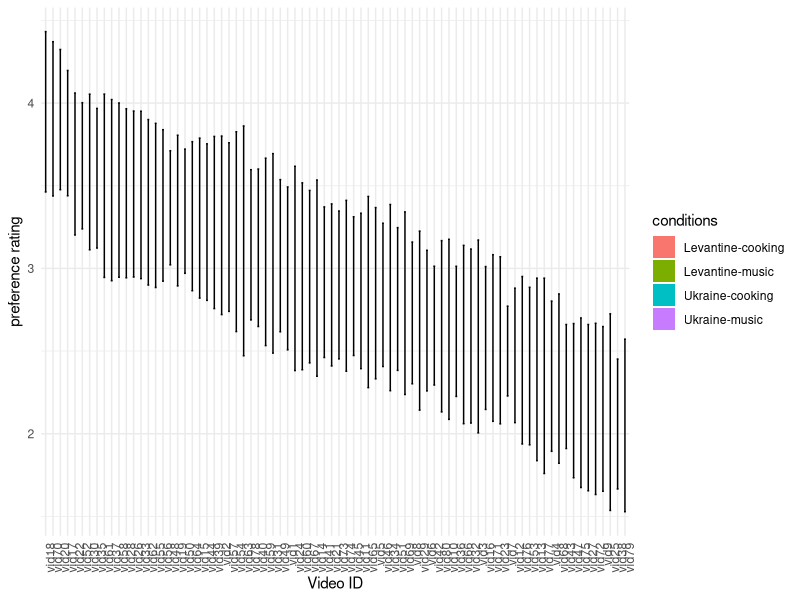
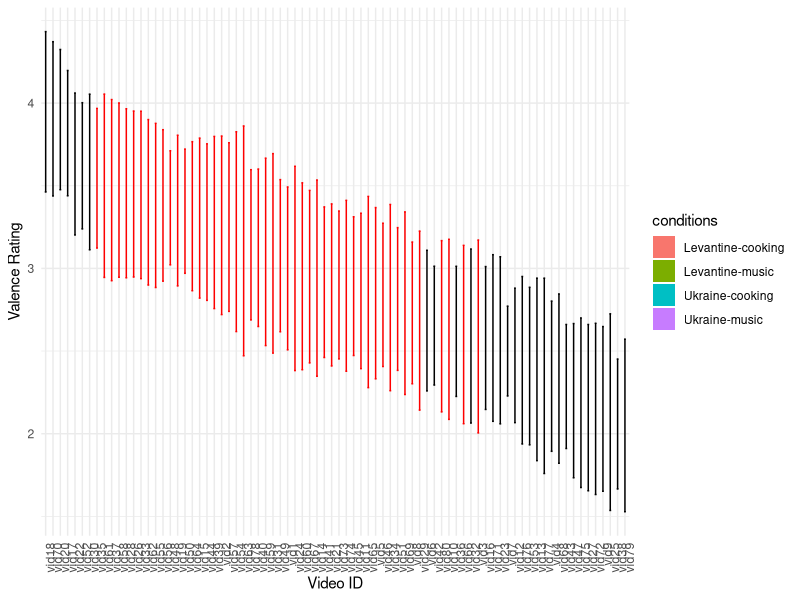
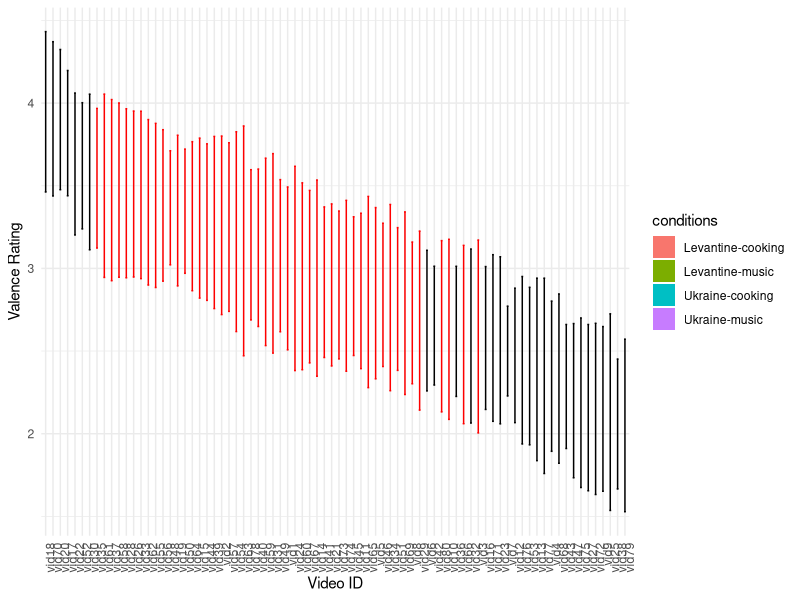

The R source for these figures, in order:
library(tidyverse)


################################################################################
# local functions
################################################################################
# function to check if two confidence intervals overlap
doOverlap <- function(ci1, ci2) {
  return(ci1[2] >= ci2[1] & ci1[1] <= ci2[2])
}
# funciton to find overlapping videos based on means and 95% CI
check_overlapping_videos = function(subset){
  selected_videos <- numeric(0)
  
  for (i in 1:nrow(subset)) {
    current_ci <- c(subset$lower_ci[i], subset$upper_ci[i])
    
    # Check if the current video overlaps with all other videos
    all_overlap <- all(sapply(1:nrow(subset), function(j) {
      if (i != j) {
        other_ci <- c(subset$lower_ci[j], subset$upper_ci[j])
        return(doOverlap(current_ci, other_ci))
      }
      return(TRUE)  # Ignore self-comparison
    }))
    
    # If the current video overlaps with all others, add it to the selected videos
    if (all_overlap) {
      selected_videos <- c(selected_videos, subset$vid[i])
    }
  }
  return(selected_videos)
}


################################################################################
# data
################################################################################
video_ratings <- read_csv("data/video-ratings/video-ratings.csv")
video_ids <- read_csv("data/video-ratings/video_ids.csv")
vector_video_ids = as_vector(video_ids$video_label)

video_ratings_select = video_ratings %>% 
  select(pid, contains(vector_video_ids)) 

# remove wierd numbers
colnames(video_ratings_select) <- str_remove(colnames(video_ratings_select), "\\.{3}\\d+$")


video_ratings_select_long = video_ratings_select %>% 
  pivot_longer(cols = U_cooking_f_s_IV_preference:L_music_s_m_s_III_80_familiarity, 
               names_to = "videos", values_to = "ratings")  %>% 
  drop_na(ratings) %>% 
  left_join(video_ids, by = c("videos" = "video_label")) %>% 
  rename(old_label = videos) %>% 
  relocate(new_label, .before = ratings) %>% 
  mutate(vid = paste0("vid", video_id)) %>% 
  group_by(pid) %>% 
  mutate(z_rating = scale(ratings)) %>% 
  mutate(conditions = paste0(nationality,"-",condition))


table(video_ratings_select_long$rating)


# select rating scale
rating_scale = "preference" # preference or valence

video_ratings_sum = video_ratings_select_long %>% 
  filter(rating == rating_scale) %>% 
  group_by(vid, nationality, condition, composition, conditions, new_label) %>% 
  summarise(
    n = n(),
    mean = mean(ratings),
    sd = sd(ratings),
    lower_ci = mean - qnorm(0.975) * (sd / sqrt(n)),
    upper_ci = mean + qnorm(0.975) * (sd / sqrt(n))
  ) %>% 
  arrange(desc(mean))

length(table(video_ratings_sum$vid)) # 80

video_ratings_sum %>% 
  ggplot(aes(x = reorder(vid, -mean), y = mean, fill = conditions)) +
  stat_summary(fun.data = mean_cl_normal, geom = "bar", position = position_dodge(width = 0.8)) +
  geom_errorbar(aes(ymin = lower_ci, ymax = upper_ci), width = 0.25, position = position_dodge(width = 0.8)) +
  labs(
       x = "Video ID",
       y = paste(rating_scale, "rating")) +
  theme_minimal() +
  theme(axis.text.x = element_text(angle = 90, hjust = 1))

as_vector(video_ratings_sum$vid)

################################################################################
# Analysis: finding similar videos to select for the experiment
################################################################################
# Based on the plot, try to find videos in each condition that are the same
manually_selected_videos = c(
  "vid35", "vid61","vid37","vid58","vid28",
  "vid26","vid33","vid62","vid55","vid56",
  "vid19","vid50","vid64","vid15",
  "vid44","vid39","vid2","vid57","vid54",
  "vid63","vid78","vid40","vid59","vid31",
  "vid49","vid1","vid24","vid60","vid67",
  "vid14","vid41","vid21","vid73","vid74",
  "vid45","vid11","vid65","vid5","vid46",
  "vid34","vid51","vid69","vid8","vid29",
  "vid80","vid10", "vid48", 
  "vid66","vid3")
length(manually_selected_videos)

video_selection = video_ratings_sum %>% 
  filter(vid %in% manually_selected_videos)

out = check_overlapping_videos(video_selection)
length(out)
out

video_ratings_sum$selected <- video_ratings_sum$vid %in% out
video_ratings_sum %>% write.csv("video_preference_ids_selected.csv")

video_ratings_sum %>%
  ggplot(aes(x = reorder(vid, -mean), y = mean, fill = conditions, color = factor(selected))) +
  stat_summary(fun.data = mean_cl_normal, geom = "bar", position = position_dodge(width = 0.8)) +
  geom_errorbar(aes(ymin = lower_ci, ymax = upper_ci), width = 0.25, position = position_dodge(width = 0.8)) +
  scale_color_manual(values = c("FALSE" = "black", "TRUE" = "red"), guide = FALSE) +  # Customize colors
  labs(
    x = "Video ID",
    y = "Valence Rating"
  ) +
  theme_minimal() +
  theme(axis.text.x = element_text(angle = 90, hjust = 1))


ggsave("plot_preference_video_selection.png", height = 8, width = 20, units = "cm",
       bg = "white")


video_ratings_sum %>% 
  filter(selected == TRUE) %>% 
  group_by(conditions) %>% 
  summarise(n=n()) 
